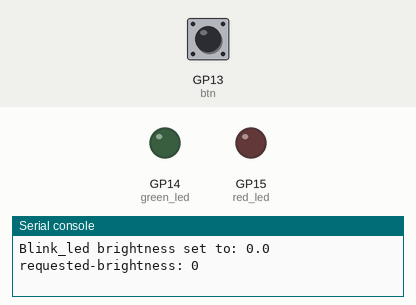
Recording of a program running on a simulated Raspberry Pi Pico running MicroPython. Shown: output pins drawn as LEDs (lit = HIGH), the last lines printed to the serial console. Inputs (shaded band) come from the test bench; at power-on: GP13 (btn) HIGH.

Above: at 0.05 s.
At 1.6 s:
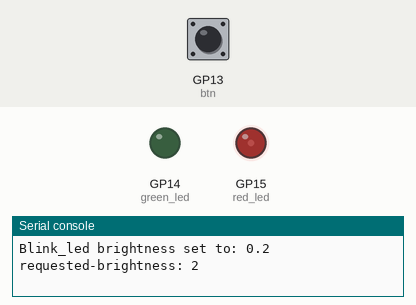
At 3.2 s:
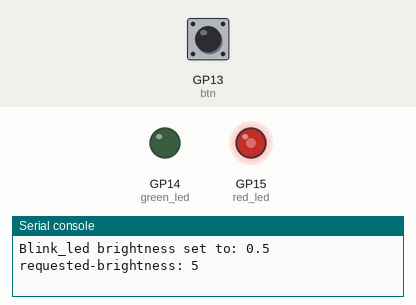
At 6.4 s:
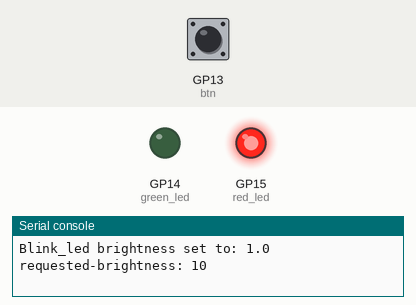
Timing chart, 0 to 8.6 s (numbered marks = the images above):
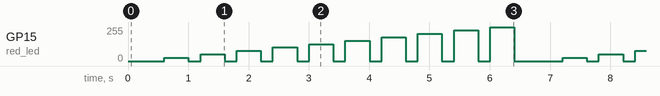

The program:

led_brightness_on_GPIO.py
```python
# Control the brightness of a red LED that is connected to GPIO pin 15
# Not used: green LED on GPIO 14
# Brightness steps/changes using button on GPIO 13.
# GPIO 15 is the lower left pin looking from top of Pico
# with USB at the top.
# GPIO 14 is just above 15 (ie towards the USB socket)
# GPIO is TWO (2) pins above 14
#   there is a GND between 14 and 13.
#
# Uses connections:
#  GPIO 15 to resistor  (220 or 330 ohms; min 50 ohms)
#  resistor to LED anode (long lead)
#  LED cathode (short lead) to gnd (negative)
#  GPIO 14 to resistor  (220 or 330 ohms; min 50 ohms)
#  resistor to LED anode (long lead)
#  LED cathode (short lead) to gnd (negative)
#  Button goes GPIO 13 to gnd

import time
from picozero import LED, Button

GPIO_15 = 15
GPIO_14 = 14
GPIO_13 = 13

red_led = LED(GPIO_15)
green_led = LED(GPIO_14)
btn = Button(GPIO_13)

def blink_led(led, brightnessReq, secs):
    """ brightness is 0 - 10, gets scaled to 0 - 1.0  """

    if (brightnessReq < 0):
        brightness = 0
    elif (brightnessReq > 10):
        brightness = 1.0
    else:
        brightness = brightnessReq / 10.0;
    print(f"Blink_led brightness set to: {brightness}      requested-brightness: {brightnessReq}")
    # Sets the brightness and turns the LED on
    led.brightness = brightness
    #led.on()
    time.sleep(secs)
    led.off()
    #led.brightness = 0.0
    time.sleep(secs/2.0)

brightness = 0
while True:
    blink_led(red_led, brightness, 0.4)

    brightness += 1
    ###print(f"now  {brightness}")

    if (brightness > 10):
        brightness = 0
    if 0:
        time.sleep(0.2)

###
```
